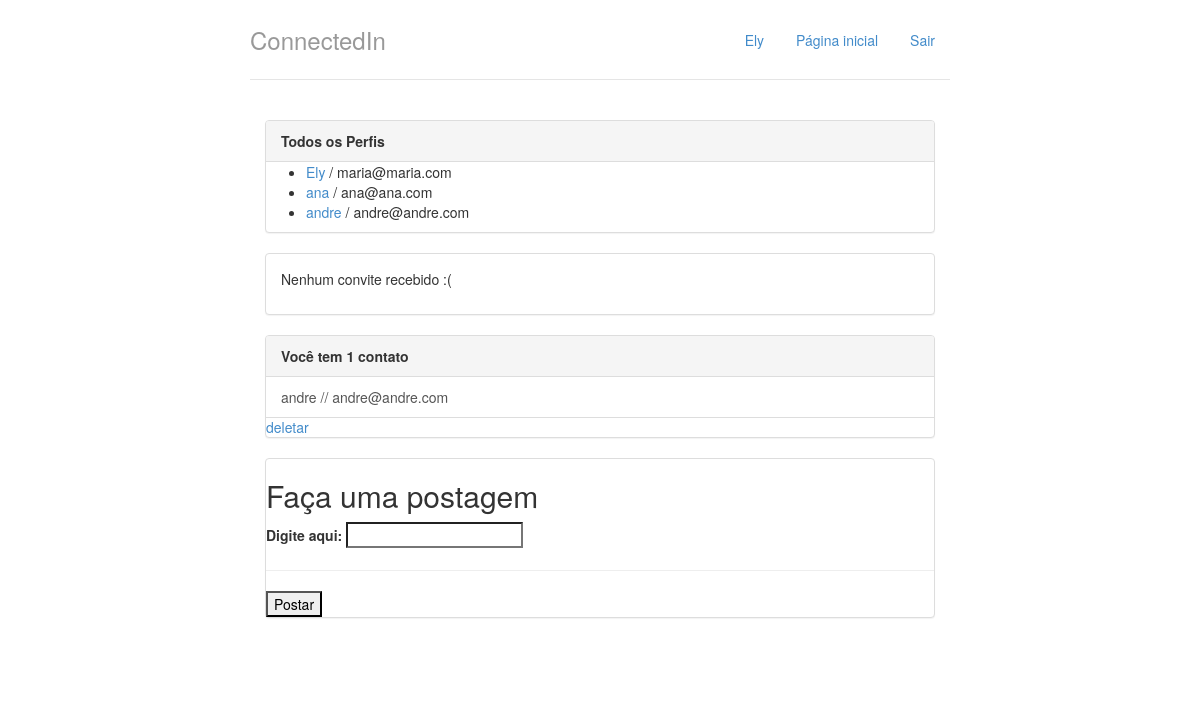
The app's page / (signed in), older data.
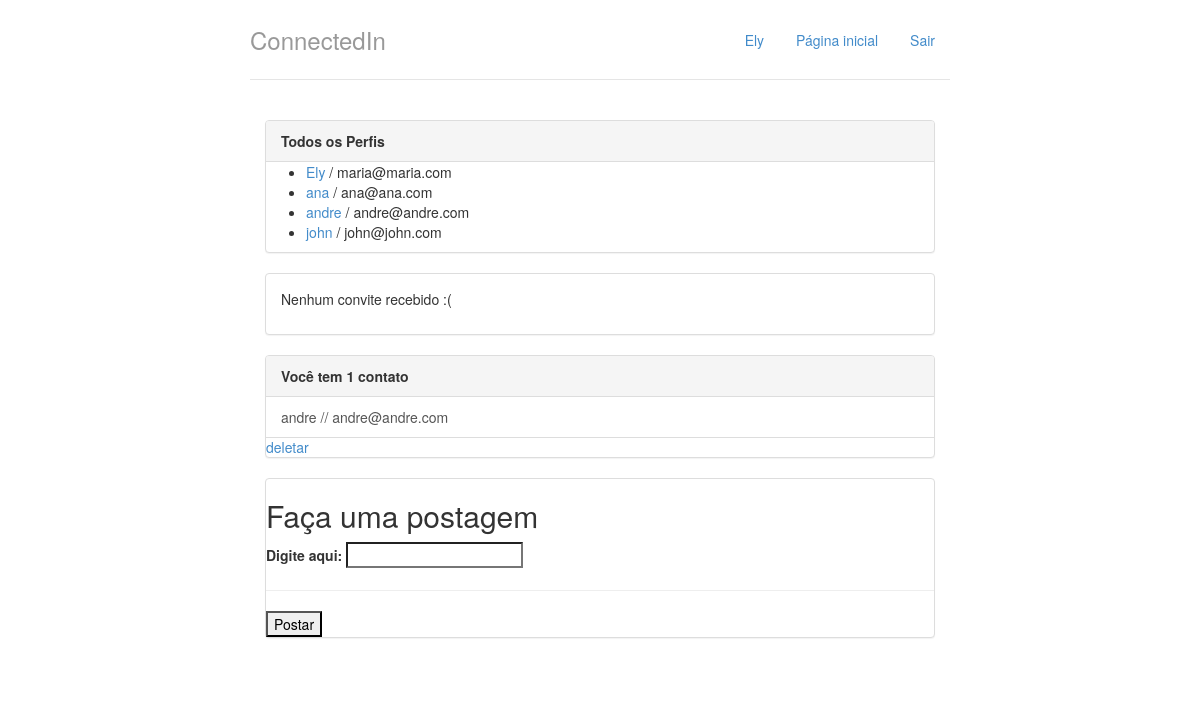
The same page, newer data.
### perfis/models.py (models this page shows, shortened)
class Perfil(models.Model):
    nome = models.CharField(max_length=255, null=False)
    telefone = models.CharField(max_length=15, null=False)
    nome_empresa = models.CharField(max_length=255, null=False)
    contatos = models.ManyToManyField('self')
    usuario_id = models.OneToOneField(User, related_name='perfil',
                                   on_delete=models.CASCADE)
    @property
    def email(self):
        return self.usuario_id.email

### perfis/views.py (the view)
# urls.py: path('', views.index, name='index'),
@login_required
def index(request):
    form = PostForm()
    return render(request, 'index.html',
                  {'perfis': Perfil.objects.all(),
                   'perfil_logado': get_perfil_logado(request),
                   'form': form})

### perfis/form_post.py
class PostForm(forms.Form):
    postagem = forms.CharField(label='postagem', max_length=1000)

### perfis/views.py (called while the page is built)
@login_required
def get_perfil_logado(request):
    return request.user.perfil

### perfis/templates/index.html (shortened to what this page needs)
{% extends "base.html" %}
{% block body %}
<div class="col-lg-12">
    <div class="panel panel-default">
        <div class="panel-heading">
            <strong>Todos os Perfis</strong>
        </div>
        {% if perfis %}
        <ul>
            {% for perfil in perfis %}
                <li>
                    <a href="{% url 'exibir' perfil.id %}">{{ perfil.nome }}</a>
                    / {{ perfil.email }}
                </li>
            {% endfor %}
        </ul>
        {% else %}
            <p>Nenhum Perfil encontrado</p>
        {% endif %}
    </div>
    <div class="panel panel-default">
        {% with total_de_convites=perfil_logado.convites_recebidos.count %}
            {% if total_de_convites %}
                <div class="panel-heading">
                    <strong>Você tem {{ total_de_convites }}
                    convite{{ total_de_convites|pluralize }}
                    aguardando aprovação</strong>
                </div>
                <ul class="list-group">
                    {% for convite in perfil_logado.convites_recebidos.all %}
                        <li class="list-group-item">
                            {{convite.solicitante.nome}}
                            <a href="{% url 'recusar' convite.id %}" class="btn pull-right">recusar</a>
                            <a href="{% url 'aceitar' convite.id %}" class="btn pull-right">aceitar</a>
                        </li>
                    {% endfor %}
                </ul>
            {% else %}
                <div class="panel-body">
                    <p>Nenhum convite recebido :(</p>
                </div>
            {% endif %}
        {% endwith %}
    </div>
    <div class="panel panel-default">
        {% with total_de_contatos=perfil_logado.contatos.count %}
            {% if total_de_contatos %}
                <div class="panel-heading">
                    <strong>Você tem {{total_de_contatos}}
                    contato{{ total_de_contatos|pluralize }}</strong>
                </div>
                <ul class="list-group">
                    {% for contato in perfil_logado.contatos.all %}
                        <a href="{% url 'exibir' contato.id %}"
                            class="list-group-item">{{ contato.nome }} // {{ contato.email }}</a>
                        <a href="{% url 'desfazer_amizade' contato.id %}">deletar</a>
                    {% endfor %}
                </ul>
            {% else %}
                <div class="panel-body">
                    <p>Você não possui contatos no momento :(</p>
                </div>
            {% endif %}
        {% endwith %}
    </div>
    <div class="panel panel-default">
            <form action="{% url 'add_post' %}" method="post">
                <h2 >Faça uma postagem</h2>
                <label for="postagem">Digite aqui: </label>
                <input id="postagem" type="text" name="postagem">
                <hr />
                <button type="submit" value="Postar">Postar</button>
            </form>
    </div>
</div>
{% endblock %}

### perfis/templates/base.html (shortened to what this page needs)
{% load staticfiles %}
<!DOCTYPE html>
<html lang="pt">
    <head>
        <link href="{% static 'styles/bootstrap.css' %}" rel="stylesheet">
        <link href="{% static 'styles/main.css' %}" rel="stylesheet">
    </head>
    <body>
        <div class="container">
            <div class="header">
                <ul class="nav nav-pills pull-right">
                    <li class="" title="Perfil"><a href="{% url 'exibir' perfil_logado.id %}">{{ perfil_logado.nome }}</a></li>
                    <li class=""><a href="{% url 'index' %}">Página inicial</a></li>
                    <li class=""><a href="/logout/">Sair</a></li>
                </ul>
                <h3 class="text-muted">ConnectedIn</h3>
            </div>
            <div class="row content">
                {% block body %}
                {% endblock %}
            </div>
        </div>
    </body>
</html>

Row changes from the older to the newer data that the page shows:
added Perfil: nome "john", email "john@john.com", shown under "ConnectedIn"
